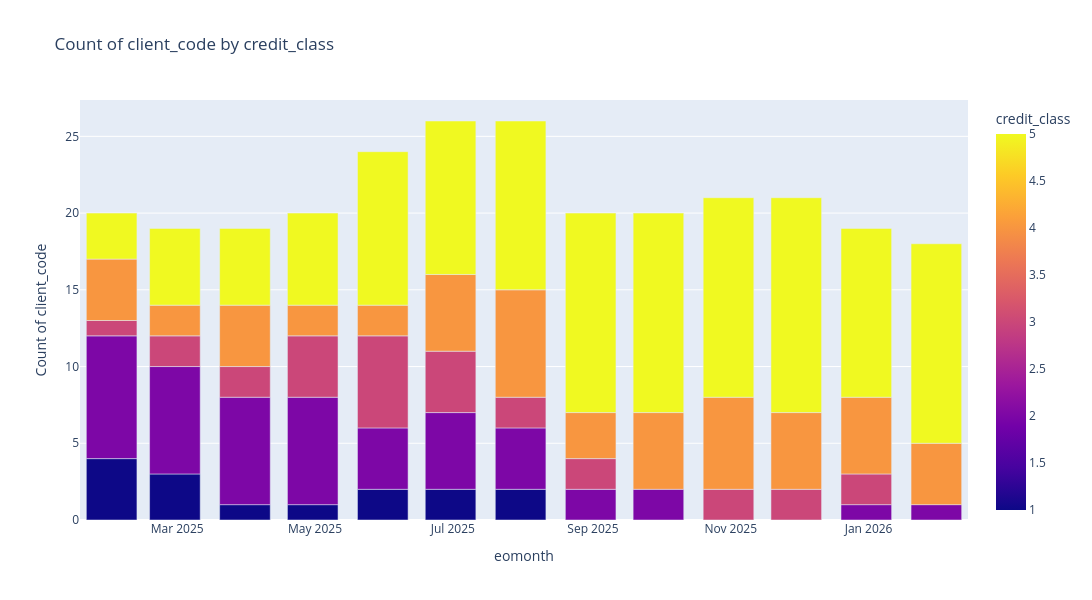

This figure's notebook cell:
### Markdown cell above
# переходящие в npl

### Code cell
# sort for clean plotting
plot_df = df_jul.sort_values(['client_code', 'eomonth']).copy()
plot_df = plot_df[plot_df['eomonth'] < '2026-02-28'].copy()

# keep only client_code with credit_class > 3 in at least one eomonth

valid_clients = (
    plot_df[plot_df['eomonth'] > '2025-06-30']
    .groupby('client_code')['credit_class']
    .apply(lambda s: (s > 3).any())
)
valid_clients = valid_clients[valid_clients].index

plot_df = plot_df[plot_df['client_code'].isin(valid_clients)]

# find client_code with increasing trend
increasing_clients = []

for client_code, group in plot_df.groupby('client_code'):
    group = group.sort_values('eomonth')
    y = group['credit_class'].fillna(0).values
    
    # need at least 2 points to calculate a slope
    if len(y) >= 2:
        x = np.arange(len(y))
        slope = np.polyfit(x, y, 1)[0]
        if slope > 0:
            increasing_clients.append(client_code)

# keep only increasing-trend clients
plot_df = plot_df[plot_df['client_code'].isin(increasing_clients)].copy()

# make sure date column is datetime
plot_df['eomonth'] = pd.to_datetime(plot_df['eomonth'])

# count unique client_code by eomonth and credit_class
count_df = (
    plot_df.groupby(['eomonth', 'credit_class'])['client_code']
    .nunique()
    .reset_index(name='client_count')
)

# stacked column chart
fig = px.bar(
    count_df,
    x='eomonth',
    y='client_count',
    color='credit_class',
    title='Count of client_code by credit_class',
    hover_data={
        'eomonth': True,
        'credit_class': True,
        'client_count': True
    }
)

fig.update_layout(
    barmode='stack',
    xaxis_title='eomonth',
    yaxis_title='Count of client_code',
    width=1100,
    height=600
)

fig.show()

### Figure 1 — Plotly figure (JSON) as saved in the notebook; plotly's stock layout.template omitted (floating-point values rounded to 4 significant figures)
{"data": [{"customdata": [[1.0], [2.0], [3.0], [4.0], [5.0], [1.0], [2.0], [3.0], [4.0], [5.0], [1.0], [2.0], [3.0], [4.0], [5.0], [1.0], [2.0], [3.0], [4.0], [5.0], [1.0], [2.0], [3.0], [4.0], [5.0], [1.0], [2.0], [3.0], [4.0], [5.0], [1.0], [2.0], [3.0], [4.0], [5.0], [2.0], [3.0], [4.0], [5.0], [2.0], [4.0], [5.0], [3.0], [4.0], [5.0], [3.0], [4.0], [5.0], [2.0], [3.0], [4.0], [5.0], [2.0], [4.0], [5.0]], "hovertemplate": "eomonth=%{x}<br>client_count=%{y}<br>credit_class=%{marker.color}<extra></extra>", "legendgroup": "", "marker": {"color": [1.0, 2.0, 3.0, 4.0, 5.0, 1.0, 2.0, 3.0, 4.0, 5.0, 1.0, 2.0, 3.0, 4.0, 5.0, 1.0, 2.0, 3.0, 4.0, 5.0, 1.0, 2.0, 3.0, 4.0, 5.0, 1.0, 2.0, 3.0, 4.0, 5.0, 1.0, 2.0, 3.0, 4.0, 5.0, 2.0, 3.0, 4.0, 5.0, 2.0, 4.0, 5.0, 3.0, 4.0, 5.0, 3.0, 4.0, 5.0, 2.0, 3.0, 4.0, 5.0, 2.0, 4.0, 5.0], "coloraxis": "coloraxis", "pattern": {"shape": ""}}, "name": "", "orientation": "v", "showlegend": false, "textposition": "auto", "type": "bar", "x": ["2025-01-31T00:00:00.000000", "2025-01-31T00:00:00.000000", "2025-01-31T00:00:00.000000", "2025-01-31T00:00:00.000000", "2025-01-31T00:00:00.000000", "2025-02-28T00:00:00.000000", "2025-02-28T00:00:00.000000", "2025-02-28T00:00:00.000000", "2025-02-28T00:00:00.000000", "2025-02-28T00:00:00.000000", "2025-03-31T00:00:00.000000", "2025-03-31T00:00:00.000000", "2025-03-31T00:00:00.000000", "2025-03-31T00:00:00.000000", "2025-03-31T00:00:00.000000", "2025-04-30T00:00:00.000000", "2025-04-30T00:00:00.000000", "2025-04-30T00:00:00.000000", "2025-04-30T00:00:00.000000", "2025-04-30T00:00:00.000000", "2025-05-31T00:00:00.000000", "2025-05-31T00:00:00.000000", "2025-05-31T00:00:00.000000", "2025-05-31T00:00:00.000000", "2025-05-31T00:00:00.000000", "2025-06-30T00:00:00.000000", "2025-06-30T00:00:00.000000", "2025-06-30T00:00:00.000000", "2025-06-30T00:00:00.000000", "2025-06-30T00:00:00.000000", "2025-07-31T00:00:00.000000", "2025-07-31T00:00:00.000000", "2025-07-31T00:00:00.000000", "2025-07-31T00:00:00.000000", "2025-07-31T00:00:00.000000", "2025-08-31T00:00:00.000000", "2025-08-31T00:00:00.000000", "2025-08-31T00:00:00.000000", "2025-08-31T00:00:00.000000", "2025-09-30T00:00:00.000000", "2025-09-30T00:00:00.000000", "2025-09-30T00:00:00.000000", "2025-10-31T00:00:00.000000", "2025-10-31T00:00:00.000000", "2025-10-31T00:00:00.000000", "2025-11-30T00:00:00.000000", "2025-11-30T00:00:00.000000", "2025-11-30T00:00:00.000000", "2025-12-31T00:00:00.000000", "2025-12-31T00:00:00.000000", "2025-12-31T00:00:00.000000", "2025-12-31T00:00:00.000000", "2026-01-31T00:00:00.000000", "2026-01-31T00:00:00.000000", "2026-01-31T00:00:00.000000"], "xaxis": "x", "y": [4, 8, 1, 4, 3, 3, 7, 2, 2, 5, 1, 7, 2, 4, 5, 1, 7, 4, 2, 6, 2, 4, 6, 2, 10, 2, 5, 4, 5, 10, 2, 4, 2, 7, 11, 2, 2, 3, 13, 2, 5, 13, 2, 6, 13, 2, 5, 14, 1, 2, 5, 11, 1, 4, 13], "yaxis": "y"}], "layout": {"barmode": "stack", "coloraxis": {"colorbar": {"title": {"text": "credit_class"}}, "colorscale": [[0, "#0d0887"], [0.1111, "#46039f"], [0.2222, "#7201a8"], [0.3333, "#9c179e"], [0.4444, "#bd3786"], [0.5556, "#d8576b"], [0.6667, "#ed7953"], [0.7778, "#fb9f3a"], [0.8889, "#fdca26"], [1, "#f0f921"]]}, "height": 600, "legend": {"tracegroupgap": 0}, "title": {"text": "Count of client_code by credit_class"}, "width": 1100, "xaxis": {"anchor": "y", "domain": [0, 1], "title": {"text": "eomonth"}}, "yaxis": {"anchor": "x", "domain": [0, 1], "title": {"text": "Count of client_code"}}}}
